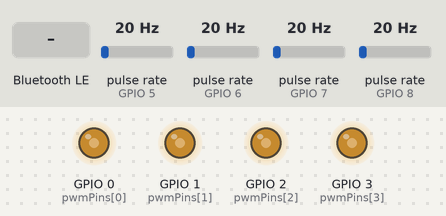
A sketch run on a simulated ESP32. Shown: output pins drawn as LEDs (lit = HIGH). Wiring (inferred from the names in the program): 4 × pulse sensor: data GPIO 5 / data GPIO 6 / data GPIO 7 / data GPIO 8. The inputs (shaded band) are chosen by the test bench; at power-on: pulse rate (sensors on GPIO 5, GPIO 6, GPIO 7, GPIO 8) 20 Hz. Nothing arrives over Bluetooth unless stated; a phone connects over Bluetooth LE 3 s after start; what the sketch prints to the serial monitor is not drawn.

Above: at 1.2 s.
1.3 s: Bluetooth LE write "5" received
At 1.8 s:
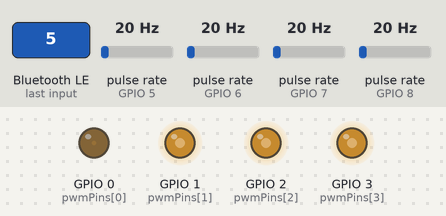
2.8 s: Bluetooth LE write "5" received
At 4.0 s:
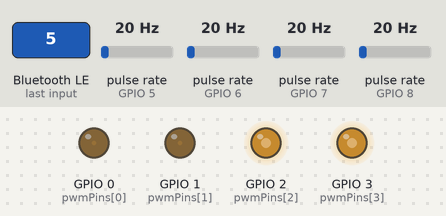
4.3 s: Bluetooth LE write "5" received
At 5.3 s:
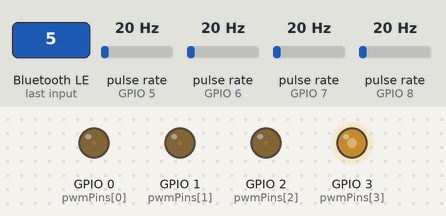
5.8 s: Bluetooth LE write "90" received
At 6.5 s:
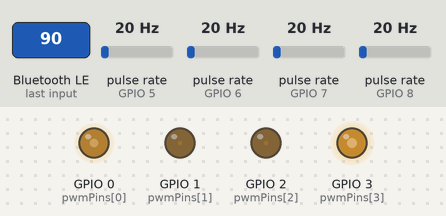
7.3 s: Bluetooth LE write "90" received
At 7.6 s:
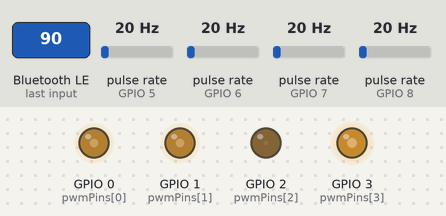
8.8 s: Bluetooth LE write "200" received
At 9.9 s:
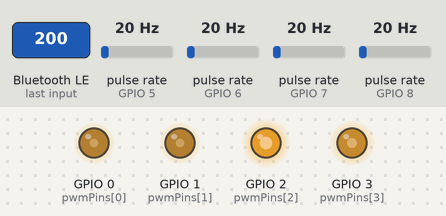
Timing chart, 0 to 11.3 s (numbered marks = the images above; inputs shaded):
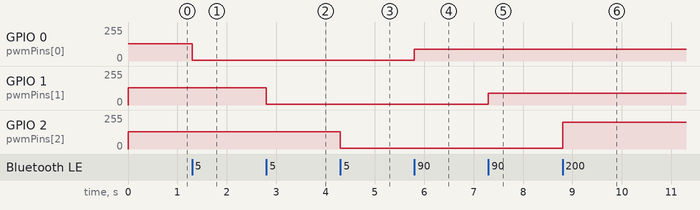

The sketch:

home_asist_fan.ino
```cpp
#include <NimBLEDevice.h>

#define SERVICE_UUID        "12345678-1234-1234-1234-1234567890ab"
#define PWM1_UUID           "12345678-1234-1234-1234-1234567890ac"
#define PWM2_UUID           "12345678-1234-1234-1234-1234567890ad"
#define PWM3_UUID           "12345678-1234-1234-1234-1234567890ae"
#define PWM4_UUID           "12345678-1234-1234-1234-1234567890af"
#define RPM1_UUID           "12345678-1234-1234-1234-1234567890b0"
#define RPM2_UUID           "12345678-1234-1234-1234-1234567890b1"
#define RPM3_UUID           "12345678-1234-1234-1234-1234567890b2"
#define RPM4_UUID           "12345678-1234-1234-1234-1234567890b3"

const int pwmPins[4] = {0, 1, 2, 3};
const int rpmPins[4] = {5, 6, 7, 8};

volatile uint32_t rpmCounts[4] = {0, 0, 0, 0};
uint32_t lastRpm[4] = {0, 0, 0, 0};
uint8_t pwmValues[4] = {128, 128, 128, 128}; // 0-255

NimBLECharacteristic* pwmChar[4];
NimBLECharacteristic* rpmChar[4];

void IRAM_ATTR rpm_isr0() {
  rpmCounts[0]++;
  Serial.println("RPM0 ISR triggered"); // Отладка
}
void IRAM_ATTR rpm_isr1() { rpmCounts[1]++; }
void IRAM_ATTR rpm_isr2() { rpmCounts[2]++; }
void IRAM_ATTR rpm_isr3() { rpmCounts[3]++; }

class PWMCallback : public NimBLECharacteristicCallbacks {
  int idx;
public:
  PWMCallback(int i) : idx(i) {}
  void onWrite(NimBLECharacteristic* pCharacteristic) override {
    std::string value = pCharacteristic->getValue();
    int pwm = atoi(value.c_str());
    if (pwm < 0) pwm = 0;
    if (pwm > 255) pwm = 255;
    pwmValues[idx] = pwm;
    ledcWrite(idx, pwm);
    Serial.printf("Fan %d PWM set to %d\n", idx+1, pwm);

    String val = String(pwmValues[idx]);
    pCharacteristic->setValue(val.c_str());
  }
};

void setup() {
  Serial.begin(115200);

  // PWM setup
  for (int i = 0; i < 4; i++) {
    ledcAttachPin(pwmPins[i], i);
    ledcSetup(i, 25000, 8);
    ledcWrite(i, pwmValues[i]);
  }

  // RPM input setup
  attachInterrupt(digitalPinToInterrupt(rpmPins[0]), rpm_isr0, RISING);
  attachInterrupt(digitalPinToInterrupt(rpmPins[1]), rpm_isr1, RISING);
  attachInterrupt(digitalPinToInterrupt(rpmPins[2]), rpm_isr2, RISING);
  attachInterrupt(digitalPinToInterrupt(rpmPins[3]), rpm_isr3, RISING);

  // BLE
  NimBLEDevice::init("FanController");
  NimBLEServer* pServer = NimBLEDevice::createServer();
  NimBLEService* pService = pServer->createService(SERVICE_UUID);

  // PWM characteristics (write, string)
  pwmChar[0] = pService->createCharacteristic(PWM1_UUID, NIMBLE_PROPERTY::WRITE | NIMBLE_PROPERTY::READ);
  pwmChar[1] = pService->createCharacteristic(PWM2_UUID, NIMBLE_PROPERTY::WRITE | NIMBLE_PROPERTY::READ);
  pwmChar[2] = pService->createCharacteristic(PWM3_UUID, NIMBLE_PROPERTY::WRITE | NIMBLE_PROPERTY::READ);
  pwmChar[3] = pService->createCharacteristic(PWM4_UUID, NIMBLE_PROPERTY::WRITE | NIMBLE_PROPERTY::READ);
  for (int i = 0; i < 4; i++) {
    pwmChar[i]->setCallbacks(new PWMCallback(i));
    String val = String(pwmValues[i]);
    pwmChar[i]->setValue(val.c_str());
  }

  // RPM characteristics (read, string)
  rpmChar[0] = pService->createCharacteristic(RPM1_UUID, NIMBLE_PROPERTY::READ);
  rpmChar[1] = pService->createCharacteristic(RPM2_UUID, NIMBLE_PROPERTY::READ);
  rpmChar[2] = pService->createCharacteristic(RPM3_UUID, NIMBLE_PROPERTY::READ);
  rpmChar[3] = pService->createCharacteristic(RPM4_UUID, NIMBLE_PROPERTY::READ);
  for (int i = 0; i < 4; i++) {
    rpmChar[i]->setValue("0");
  }

  pService->start();
  NimBLEDevice::getAdvertising()->start();
  Serial.println("BLE Fan Controller started");
}

void loop() {
  static uint32_t lastMillis = 0;
  if (millis() - lastMillis > 1000) {
    lastMillis = millis();

    for (int i = 0; i < 4; i++) {
      lastRpm[i] = rpmCounts[i] * 60; // если 1 импульс = 1 оборот
      rpmCounts[i] = 0;

      char buffer[10];
      sprintf(buffer, "%u", lastRpm[i]); // безопасное преобразование
      rpmChar[i]->setValue(buffer);     // отправляем значение по BLE
    }
  }
}
```

Measured:
- after the input at 1.3 s, GPIO 0 (pwmPins[0]): 128/255 → 5/255 at once
- after the input at 2.8 s, GPIO 1 (pwmPins[1]): 128/255 → 5/255 at once
- after the input at 4.3 s, GPIO 2 (pwmPins[2]): 128/255 → 5/255 at once
- after the input at 5.8 s, GPIO 0 (pwmPins[0]): 5/255 → 90/255 at once
- after the input at 7.3 s, GPIO 1 (pwmPins[1]): 5/255 → 90/255 at once
- after the input at 8.8 s, GPIO 2 (pwmPins[2]): 5/255 → 199/255 at once
